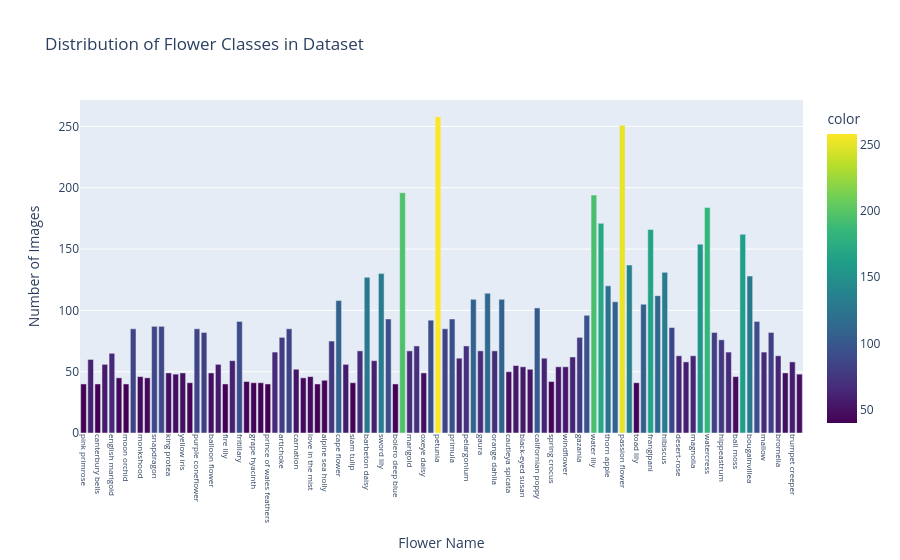

The cell this chart's notebook holds for it:
### Markdown cell above
#### Distribution Analysis (bar chart)

### Code cell
class_counts = df['label'].value_counts().sort_index()

# Class Distribution with color
fig = px.bar(
    x=categories,
    y=class_counts.values,
    color=class_counts.values,
    labels={'x': 'Flower Name', 'y': 'Number of Images'},
    title='Distribution of Flower Classes in Dataset',
    color_continuous_scale='Viridis' 
)
fig.update_layout(
    xaxis=dict(
        tickangle=90,
        tickfont=dict(size=8)
    ),
)
fig.show()

print(f"Average images / class:   {class_counts.mean():.2f}")
print(f"Minimum images / class:   {class_counts.min()}")
print(f"Maximum images / class:   {class_counts.max()}")

### Figure 1 — Plotly figure (JSON) as saved in the notebook; plotly's stock layout.template omitted (floating-point values rounded to 4 significant figures)
{"data": [{"hovertemplate": "Flower Name=%{x}<br>Number of Images=%{y}<br>color=%{marker.color}<extra></extra>", "legendgroup": "", "marker": {"color": [40, 60, 40, 56, 65, 45, 40, 85, 46, 45, 87, 87, 49, 48, 49, 41, 85, 82, 49, 56, 40, 59, 91, 42, 41, 41, 40, 66, 78, 85, 52, 45, 46, 40, 43, 75, 108, 56, 41, 67, 127, 59, 130, 93, 40, 196, 67, 71, 49, 92, 258, 85, 93, 61, 71, 109, 67, 114, 67, 109, 50, 55, 54, 52, 102, 61, 42, 54, 54, 62, 78, 96, 194, 171, 120, 107, 251, 137, 41, 105, 166, 112, 131, 86, 63, 58, 63, 154, 184, 82, 76, 66, 46, 162, 128, 91, 66, 82, 63, 49, 58, 48], "coloraxis": "coloraxis", "pattern": {"shape": ""}}, "name": "", "orientation": "v", "showlegend": false, "textposition": "auto", "type": "bar", "x": ["pink primrose", "hard-leaved pocket orchid", "canterbury bells", "sweet pea", "english marigold", "tiger lily", "moon orchid", "bird of paradise", "monkshood", "globe thistle", "snapdragon", "colt's foot", "king protea", "spear thistle", "yellow iris", "globe-flower", "purple coneflower", "peruvian lily", "balloon flower", "giant white arum lily", "fire lily", "pincushion flower", "fritillary", "red ginger", "grape hyacinth", "corn poppy", "prince of wales feathers", "stemless gentian", "artichoke", "sweet william", "carnation", "garden phlox", "love in the mist", "mexican aster", "alpine sea holly", "ruby-lipped cattleya", "cape flower", "great masterwort", "siam tulip", "lenten rose", "barbeton daisy", "daffodil", "sword lily", "poinsettia", "bolero deep blue", "wallflower", "marigold", "buttercup", "oxeye daisy", "common dandelion", "petunia", "wild pansy", "primula", "sunflower", "pelargonium", "bishop of llandaff", "gaura", "geranium", "orange dahlia", "pink-yellow dahlia", "cautleya spicata", "japanese anemone", "black-eyed susan", "silverbush", "californian poppy", "osteospermum", "spring crocus", "bearded iris", "windflower", "tree poppy", "gazania", "azalea", "water lily", "rose", "thorn apple", "morning glory", "passion flower", "lotus lotus", "toad lily", "anthurium", "frangipani", "clematis", "hibiscus", "columbine", "desert-rose", "tree mallow", "magnolia", "cyclamen", "watercress", "canna lily", "hippeastrum", "bee balm", "ball moss", "foxglove", "bougainvillea", "camellia", "mallow", "mexican petunia", "bromelia", "blanket flower", "trumpet creeper", "blackberry lily"], "xaxis": "x", "y": [40, 60, 40, 56, 65, 45, 40, 85, 46, 45, 87, 87, 49, 48, 49, 41, 85, 82, 49, 56, 40, 59, 91, 42, 41, 41, 40, 66, 78, 85, 52, 45, 46, 40, 43, 75, 108, 56, 41, 67, 127, 59, 130, 93, 40, 196, 67, 71, 49, 92, 258, 85, 93, 61, 71, 109, 67, 114, 67, 109, 50, 55, 54, 52, 102, 61, 42, 54, 54, 62, 78, 96, 194, 171, 120, 107, 251, 137, 41, 105, 166, 112, 131, 86, 63, 58, 63, 154, 184, 82, 76, 66, 46, 162, 128, 91, 66, 82, 63, 49, 58, 48], "yaxis": "y"}], "layout": {"barmode": "relative", "coloraxis": {"colorbar": {"title": {"text": "color"}}, "colorscale": [[0, "#440154"], [0.1111, "#482878"], [0.2222, "#3e4989"], [0.3333, "#31688e"], [0.4444, "#26828e"], [0.5556, "#1f9e89"], [0.6667, "#35b779"], [0.7778, "#6ece58"], [0.8889, "#b5de2b"], [1, "#fde725"]]}, "legend": {"tracegroupgap": 0}, "title": {"text": "Distribution of Flower Classes in Dataset"}, "xaxis": {"anchor": "y", "domain": [0, 1], "tickangle": 90, "tickfont": {"size": 8}, "title": {"text": "Flower Name"}}, "yaxis": {"anchor": "x", "domain": [0, 1], "title": {"text": "Number of Images"}}}}
